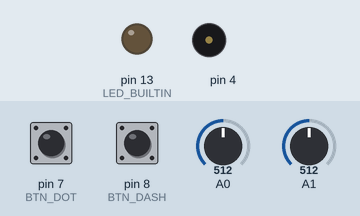
This sketch was run on a simulated Arduino Uno, built with avr-gcc and run on an emulated ATmega328P. On the bench: output pins drawn as LEDs (lit = HIGH), buzzer (waves = sounding). Dashed ring = blinking. Inputs (shaded band) come from the test bench; at power-on: pin 7 (BTN_DOT) HIGH, pin 8 (BTN_DASH) HIGH, A0 = 512, A1 = 512. What the sketch prints to the serial monitor is not drawn.

Above: at 1.2 s.
1.3 s: pin 7 (BTN_DOT) pulled LOW for 0.15 s
At 2.4 s:
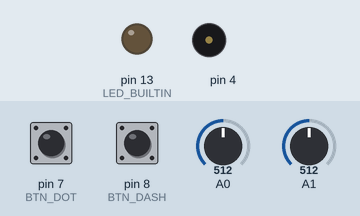
2.9 s: pin 8 (BTN_DASH) pulled LOW for 0.15 s
At 2.98 s:
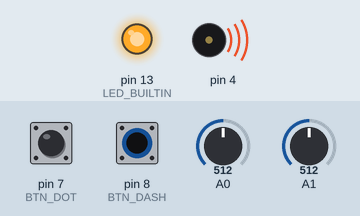
4.5 s: pin 8 (BTN_DASH) pulled LOW for 3.2 s
At 4.58 s:
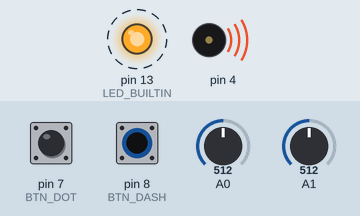
9.2 s: pin 7 (BTN_DOT) pulled LOW for 3.2 s
At 12.7 s:
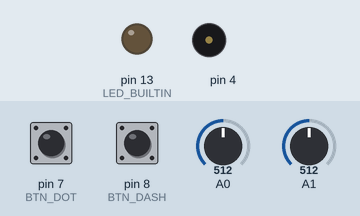
Timing chart, 0 to 14.2 s (numbered marks = the images above; inputs shaded):
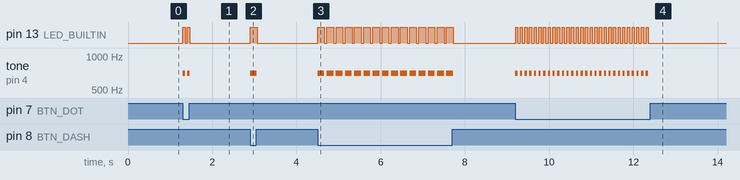

Measured:
- after the input at 1.3 s, pin 13 (LED_BUILTIN): alternates HIGH for 0.05 s and LOW for 0.06 s, 4 changes in all, then stays LOW, starting at once; tone on pin 4: alternates 700 Hz for 0.05 s and silent for 0.06 s, 4 changes in all, then stays silent, starting at once
- after the input at 2.9 s, pin 13 (LED_BUILTIN): LOW → HIGH at once, → LOW 0.16 s later; tone on pin 4: silent → 700 Hz at once, → silent 0.16 s later
- after the input at 4.5 s, pin 13 (LED_BUILTIN): alternates HIGH for 0.16 s and LOW for 0.06 s, 30 changes in all, then stays LOW, starting at once; tone on pin 4: alternates 700 Hz for 0.16 s and silent for 0.06 s, 30 changes in all, then stays silent, starting at once
- after the input at 9.2 s, pin 13 (LED_BUILTIN): alternates HIGH for 0.05 s and LOW for 0.06 s, 58 changes in all, then stays LOW, starting at once; tone on pin 4: alternates 700 Hz for 0.05 s and silent for 0.06 s, 58 changes in all, then stays silent, starting at once

The sketch:

morse_key.ino
```cpp
// Arduino morse key
// Control speed via 100k pot on pin A0
// Control tone via 100k pot on pin A1
// Connect DOT key to pin 7
// Connect DASH key to pin 8
// Connect buzzer to pin 4
// Connect relay to pin 13

// ============================================================
// Configuration

// T (ms) = 1200 / WPM

const unsigned int WPM_MIN = 5;
const unsigned int WPM_MAX = 40;

const unsigned int TONE_MIN = 400;
const unsigned int TONE_MAX = 1000;

// ============================================================

#define BTN_DOT 7
#define BTN_DASH 8

#define S_DOT 1
#define S_DASH 2

unsigned int SENDING = 0;
unsigned int LAST_SENT_SYMBOL = 0;
unsigned int SEND_HIGH_TIME = 0;
unsigned int SEND_LOW_TIME = 0;

unsigned int btn_dot_prev_st = 0;
unsigned int btn_dash_prev_st = 0;
unsigned int btn_dot_st = 0;
unsigned int btn_dash_st = 0;

unsigned int DOT_LENGTH = 200; // ms
#define DASH_LENGTH (DOT_LENGTH * 3)
#define SPACE_LENGTH (DOT_LENGTH * 7)

unsigned long prev_loop_len = 0;
unsigned long prev_millis = 0;
unsigned long new_millis = 0;

unsigned int tone_freq = 800;


unsigned int btn_dot_status() {
  return !digitalRead(BTN_DOT);
}

unsigned int btn_dash_status() {
  return !digitalRead(BTN_DASH);
}

unsigned long int rescale_analog_value(unsigned long int value, unsigned long int minv, unsigned long int maxv) {
  return minv + (value * (maxv - minv) / 1024UL);
}


/**
 * Read the speed potentiometer
 */
unsigned int read_speed_pot() {
  unsigned int current = analogRead(0);
  return rescale_analog_value(current, WPM_MIN, WPM_MAX);
}


/**
 * Read the tone potentiometer
 */
unsigned int read_tone_pot() {
  unsigned long int current = analogRead(1);
  return rescale_analog_value(current, TONE_MIN, TONE_MAX);
}


void setup() {
  // initialize digital pin LED_BUILTIN as an output.
  pinMode(LED_BUILTIN, OUTPUT);

  pinMode(BTN_DOT, INPUT_PULLUP);
  pinMode(BTN_DASH, INPUT_PULLUP);

  Serial.begin(9600);
  Serial.println("=====================");
  Serial.println("  Morse keyer is UP  ");
  Serial.println("=====================");
}


void send_dot() {
  SENDING = S_DOT;
  SEND_HIGH_TIME = DOT_LENGTH;
  SEND_LOW_TIME = DOT_LENGTH;
  LAST_SENT_SYMBOL = S_DOT;
  tone(4, tone_freq, DOT_LENGTH);
}

void send_dash() {
  SENDING = S_DASH;
  SEND_HIGH_TIME = DASH_LENGTH;
  SEND_LOW_TIME = DOT_LENGTH;
  LAST_SENT_SYMBOL = S_DASH;
  tone(4, tone_freq, DASH_LENGTH);
}

#define decrement(var, amount) var = amount > var ? 0 : var - amount


/**
 * Get the time elapsed during previous loop, in ms
 */
void update_prev_loop_len() {
  new_millis = millis();
  prev_loop_len = new_millis - prev_millis;
  prev_millis = new_millis;
}

void update_speed() {
  unsigned int new_speed = read_speed_pot();
  unsigned int new_dot_length = 1200 / new_speed;

  if (new_dot_length != DOT_LENGTH) {
    Serial.print("New speed: ");
    Serial.print(new_speed);
    Serial.print(" WPM (dot length: ");
    Serial.print(new_dot_length);
    Serial.println(" ms)");
  }
  DOT_LENGTH = new_dot_length;
}


void loop() {
  update_prev_loop_len();
  update_speed();

  // Get new tone frequency
  tone_freq = read_tone_pot();

  // Keep sending..
  if (SENDING) {
    //Serial.println("SENDING");
    if (SEND_HIGH_TIME) {
      digitalWrite(LED_BUILTIN, HIGH);
      decrement(SEND_HIGH_TIME, prev_loop_len);
    }
    else {
      digitalWrite(LED_BUILTIN, LOW);
      if (SEND_LOW_TIME) {
        decrement(SEND_LOW_TIME, prev_loop_len);
      }
      else {
        SENDING = 0;
      }
    }
  }
  else {
    btn_dot_st = btn_dot_status();
    btn_dash_st = btn_dash_status();

    if (btn_dot_st && btn_dash_st) {
      // Both keys down: alternate dots and dashes
      if (LAST_SENT_SYMBOL == S_DOT) {
        send_dash();
      }
      else {
        send_dot();
      }
    }
    else if (btn_dot_st) {
      send_dot();
    }
    else if (btn_dash_st) {
      send_dash();
    }

  }

  delay(1);

}
```
